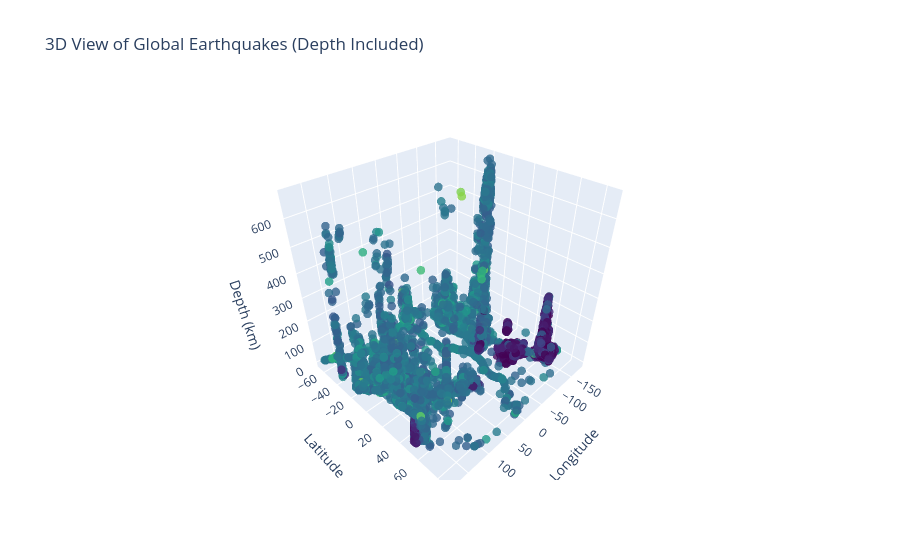

Notebook source saved alongside this figure:
### Markdown cell above
Earthquake Magnitude Over Time - Time Series Plot
This plot shows how earthquake magnitudes have varied over time, from January 1st to June 30th, 2024.
Explanation: The time series visualization reveals fluctuations in earthquake magnitude throughout the six-month period. Larger earthquakes are sporadically spaced, with no consistent pattern. The graph also allows you to observe periods of intense seismic activity, which could indicate geological phenomena, like plate movements or aftershocks from larger events.

### Code cell
import plotly.graph_objects as go

fig = go.Figure(data=[go.Scatter3d(x=df['longitude'],
                                   y=df['latitude'],
                                   z=df['depth'],
                                   mode='markers',
                                   marker=dict(
                                       size=5,
                                       color=df['mag'],
                                       colorscale='Viridis',
                                       opacity=0.8
                                   ))])

fig.update_layout(title='3D View of Global Earthquakes (Depth Included)',
                  scene=dict(
                      xaxis_title='Longitude',
                      yaxis_title='Latitude',
                      zaxis_title='Depth (km)'
                  ))
fig.show()

### Figure 1 — Plotly figure (JSON) as saved in the notebook; plotly's stock layout.template omitted (floating-point values rounded to 4 significant figures; data arrays with more than 128 entries replaced by an {"elided": "..."} marker saying what was removed)
{"data": [{"marker": {"color": {"elided": "12683 float values"}, "colorscale": [[0, "#440154"], [0.1111, "#482878"], [0.2222, "#3e4989"], [0.3333, "#31688e"], [0.4444, "#26828e"], [0.5556, "#1f9e89"], [0.6667, "#35b779"], [0.7778, "#6ece58"], [0.8889, "#b5de2b"], [1, "#fde725"]], "opacity": 0.8, "size": 5}, "mode": "markers", "type": "scatter3d", "x": {"elided": "12683 float values"}, "y": {"elided": "12683 float values"}, "z": {"elided": "12683 float values"}}], "layout": {"scene": {"xaxis": {"title": {"text": "Longitude"}}, "yaxis": {"title": {"text": "Latitude"}}, "zaxis": {"title": {"text": "Depth (km)"}}}, "title": {"text": "3D View of Global Earthquakes (Depth Included)"}}}
